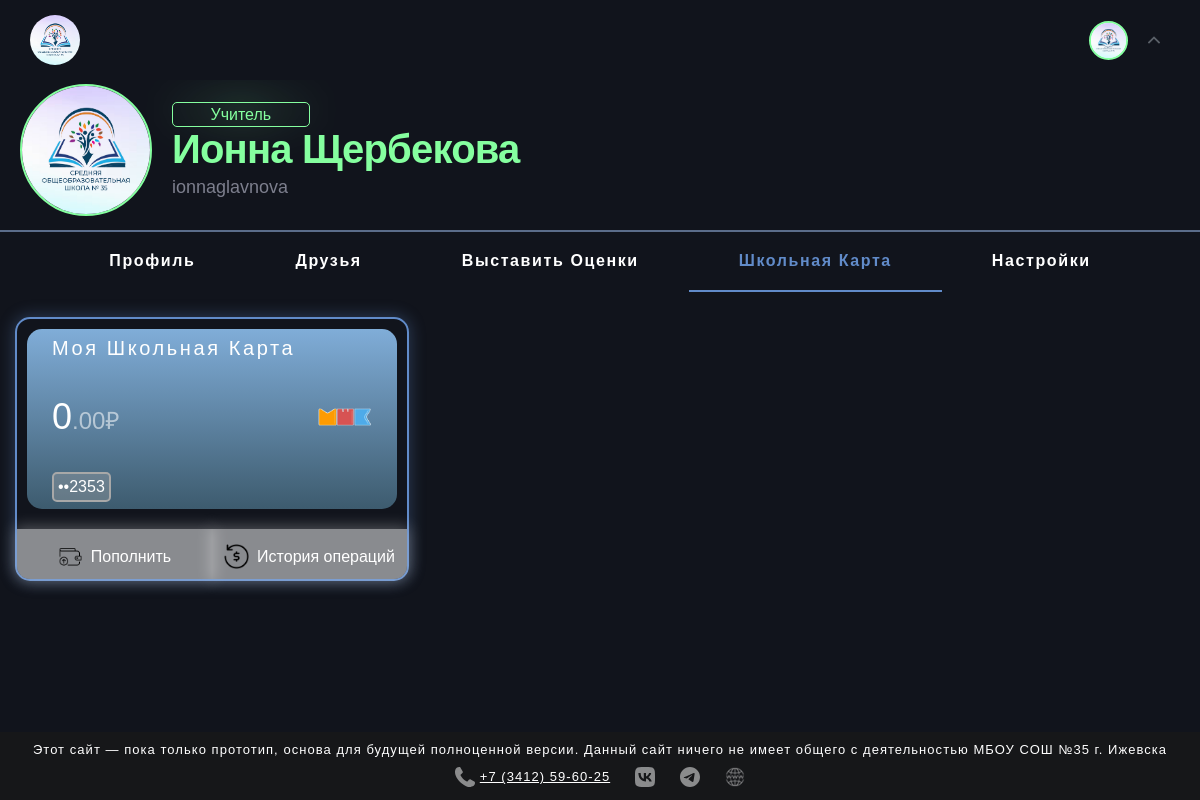
Screenshot of /profile/ionnaglavnova/school_card/ (signed in) with the database file from the repository.
### accounts/models.py (models this page shows, shortened)
class User(AbstractUser):
    ROLES = (
        ('student', 'Ученик'),
        ('teacher', 'Учитель'),
    )
    role = models.CharField(max_length=10, choices=ROLES, default='student')
    classroom = models.CharField(max_length=10, blank=True, null=True, verbose_name="Класс")
    username = models.CharField(max_length=20, unique=True, blank=False)
    email = models.EmailField(max_length=20, unique=True, blank=False)
    birth_date = models.DateField(null=True, blank=True)
    phone = models.CharField(max_length=15, blank=True)
    cover = models.ImageField(upload_to=rename_file, default="profile_image/default.png", blank=True)
    is_teacher = models.BooleanField(default=False)
    lesson_name = models.CharField(max_length=20, blank=True, null=True, default=None)

### accounts/views.py (the view)
# urls.py: path('<str:username>/school_card/', views.school_card, name='school_card'),
@login_required
def school_card(request, username):
    user = get_object_or_404(User, username=username)
    if user != request.user:
        return redirect(f'{user.username}/main')
    SchoolCard = apps.get_model('school_card', 'SchoolCard')
    card = SchoolCard.objects.filter(user=request.user).first()
    splited = str(card.balance).split('.')
    rubl = splited[0]
    copeyka = splited[1]
    number = card.card_number[4:8]
    return render(request, 'accounts/school_card.html', {'user': user,
                                                                            'cover': user.cover,
                                                                            'balance1': rubl,
                                                                            'balance2': copeyka,
                                                                            'number': number})

### accounts/templates/accounts/school_card.html (shortened to what this page needs)
{% load static %}
<!DOCTYPE html>
<html>
<head>
    <link rel="stylesheet" href="{% static 'css/style2.css' %}">
    <link rel="stylesheet" href="{% static 'css/profile.css' %}">
    <link rel="stylesheet" href="{% static 'css/card.css' %}">
    <link rel="stylesheet" href="{% static 'css/footer.css'%}">
</head>
<body>
    <header>
        <div class="logo">
            <a href="{% url 'blog_news' %}"><img src="{% static 'media/logo.png' %}" class="logo-image"></a>
        </div>
        {% if request.user.is_authenticated %}
        <div class="account">
            <nav id="profile">
                    <div class="header__block_profile">
                        {% if request.user.is_authenticated %}
                        <div class="header__profile">
                            <div class="header__sphere">
                                <img src="{{ request.user.cover.url }}" loading="lazy" id="{% if request.user.is_superuser %}header__superuser_user{% elif user.is_teacher %}header__teacher_user{% endif %}">
                            </div>
                                <img src="{% static 'media/arrow.svg' %}" loading="lazy" class="header__arrow">
                        </div>
                        {% else %}
                        <a href="{% url 'login' %}">Войти</a>
                        {% endif %}
                    </div>
            </nav>
        </div>
        {% endif %}
    </header>
    <main>
        <div class="user_profile">
            <img src="{{ cover.url }}" loading="lazy" class="avatar {% if user.is_superuser %}superuser_user_border{% elif user.is_teacher %} teacher_user_border{% endif %}">
            <div class="names">
                {% if user.is_superuser %}
                <div class="profile_badge">
                    <span style>STAFF</span>
                </div>
                {% elif user.is_teacher %}
                <div class="profile_badge teacher">
                    <span style>Учитель</span>
                </div>
                {% endif %}
                <span style="font-size: 40px; letter-spacing: -0.02em; font-weight:bold; margin-bottom: 5px;" class="{% if user.is_superuser %}superuser_user {% elif user.is_teacher %} teacher_user {% endif %}">{{ user.first_name }} {{ user.last_name }}</span>
                <span style="font-size: 18px; color: #c9cadd96;">{{ user.username }} {% if not user.is_teacher %} {{ user.classroom }} {% endif %}</span>
            </div>
        </div>
        <div class="razdel">
            <nav class="profile_info">
                <div class="profile route"><a href="{% url 'profile' user.username %}">Профиль</a></div>
                <div class="friends route"><a href="{% url 'friends' user.username %}">Друзья</a></div>
                {% if not user.is_teacher %}<div class="grades route"><a href="{% url 'grades' user.username %}">Оценки</a></div>
                {% else %} <div class="grades route"><a href="{% url 'add_grades' user.username %}">Выставить Оценки</a></div>  {% endif %}
                {% if user == request.user %}
                <div class="settings route active"><a href="{% url 'school_card' user.username %}"><span class="active2">Школьная Карта</span></a></div>
                {% endif %}
                {% if user == request.user %}
                <div class="settings route"><a href="{% url 'settings' user.username %}">Настройки</a></div>
                {% endif %}
            </nav>
        </div>
            <div class="cards">
                    <div class="card-image">
                        <div class="card-info">
                            <div class="card-text">Моя Школьная Карта</div>
                            <div class="card-balance"><span style="font-size: 36px;">{{ balance1 }}</span><span style="font-size: 24px; color: #ffffff8c;">.{{ balance2 }}₽</span></div>
                            <div class="card-number"> ••{{ number }} </div>
                        </div>
                        <div class="card-logo-div"><img src="{% static 'media/school_card/logo.png' %}" class="card-logo"></div>
                    </div>
                    <div class="card-buttons">
                        <div class="card-buttons-replenish"><img src="{% static 'media/school_card/replenish.png' %}" width="25">Пополнить</div>
                        <div class="card-buttons-history"><img src="{% static 'media/school_card/history.png' %}" width="25">История операций</div>
                    </div>
            </div>
    </main>
    <div class="wrapper">
        <footer>
            <div class="footer-elements">
                <div class="footer-info-text">Этот сайт — пока только прототип, основа для будущей полноценной версии. Данный сайт ничего не имеет общего с деятельностью МБОУ СОШ №35 г. Ижевска</div>
                <div class="footer-logos">
                    <div class="footer-logo-phone"><a href="tel:73412596025"><img src="{% static 'media/phone.svg' %}">+7 (3412) 59-60-25</a></div>
                    <div class="footer-logo-vk"><a href="https://vk.com/izhevskschool35"><img src="{% static 'media/vk.svg' %}"></a></div>
                    <div class="footer-logo-telegram"><a href="https://t.me/izhevskschool35"><img src="{% static 'media/telegram.svg' %}"></a></div>
                    <div class="footer-logo-web"><a href="shkola35izhevsk-r18.gosweb.gosuslugi.ru"><img src="{% static 'media/web.png' %}"></a></div>
                </div>
            </div>
        </footer>
    </div>
</body>
</html>

### accounts/static/css/style2.css (style rules this page uses)
body { background-color: #11141c; color: white; font-family: Arial, Helvetica, sans-serif; transition: all .3s ease; }
header { background: #11141c; position: fixed; display: flex; justify-content: space-between; top: 0; right: 0; left: 0; height: 50px; padding: 15px 30px; transition: all 0.2s ease; z-index: 10; }
main { display: block; height: 100%; overflow-x: hidden; overflow-y: auto; padding-top: 70px; transition: all 0.2s ease; }
a { color: #FFF; text-decoration: none; z-index: 1000; }
.logo { border-radius: 50%; display: flex; overflow: hidden; }
.logo-image { width: 50px; height: 50px; }
.avatar { width: 128px; height: 128px; border-radius: 50%; margin: 14px 20px; }
.razdel { border-top: 2px #5b6d8a solid; }
.user_profile { display: flex; position: relative; align-items: center; }
.names { display: flex; flex-direction: column; }
.profile_badge { display: flex; position: relative; align-items: center; height: 23px; width: 35%; padding: 0 7px; border: 1px #fda0a0 solid; color: #fda0a0; border-radius: 5px; justify-content: center; filter: drop-shadow(0 -5px 20px rgba(253, 160, 160, 1)); }
.teacher_user { color: #85ff9f; }
.teacher_user_border { border: 2px #85ff9f solid; }
.teacher { color: #85ff9f; border: 1px rgb(133, 255, 159) solid; filter: drop-shadow(0 -5px 20px rgba(133, 255, 159)); }
.profile_info { display: flex; justify-content: center; font-weight: 700; text-decoration: none; letter-spacing: 0.1em; }
.profile { width: auto; padding: 20px 50px; }
.grades { width: auto; padding: 20px 50px; }
.friends { width: auto; padding: 20px 50px; }
.settings { width: auto; padding: 20px 50px; }
.active { animation: 1s show ease; animation-fill-mode: forwards; }
.active2 { animation: 1s show2 ease; animation-fill-mode: forwards; color: rgba(97, 139, 201, 1) }

### static/css/profile.css (style rules this page uses)
#header__teacher_user { border: 2px #85ff9f solid; }
.header__profile { display: flex; align-items: center; cursor: pointer; }
.header__sphere img { align-items: center; background: #fff; border-radius: 50%; display: flex; justify-content: center; height: 35px; width: 35px; overflow: hidden; border: 1px #fff solid; margin: 10px; }
.header__arrow { color: white; padding: 10px; cursor: pointer; font-size: 16px; text-align: center; transition: transform 0.3s ease; transform: rotate(0deg); }
#profile { display: flex; align-items: center; }
.account { display: flex; position: relative; margin: 0; gap: 10px; }

### accounts/static/css/card.css (style rules this page uses)
.cards { display: flex; flex-direction: column; margin: 25px 15px; border: rgba(97, 139, 201, 1) 2px solid; border-radius: 15px; width: fit-content; animation: 0.8s show-settings; transition: .8s ease; box-shadow: 0 0 15px 2px rgba(97, 139, 201, 0.295); }
.card-balance { margin: 0 15px; }
.card-buttons { display: flex; justify-content: center; align-items: center; }
.card-buttons-replenish { display: flex; flex: 1; background-color: rgba(255, 255, 255, 0.507); padding: 15px 0 10px 0; border-bottom-left-radius: 13px; box-shadow: 0 0 15px 2px rgba(255, 255, 255, 0.295); gap: 8px; text-align: center; align-items: center; justify-content: center; }
.card-buttons-history { display: flex; flex: 1; background-color: rgba(255, 255, 255, 0.507); padding: 15px 0 10px 0; border-bottom-right-radius: 13px; box-shadow: 0 0 15px 2px rgba(255, 255, 255, 0.295); gap: 8px; text-align: center; align-items: center; justify-content: center; }
.card-logo { width: 70px; height: 70px; }
.card-logo-div { align-self: center; }
.card-number { border: 2px solid rgb(168, 168, 168); background-color: rgba(168, 168, 168, 0.349); border-radius: 5px; width: fit-content; margin: 7px 15px; padding: 4px 4px; height: fit-content; }
.card-image { display: flex; height: 180px; width: 350px; margin: 10px 10px 20px 10px; background: linear-gradient(180deg, rgb(128, 173, 216), rgb(61, 91, 110)); border-radius: 15px; overflow: hidden; padding: 0 10px 0 10px; }
.card-info { display: flex; flex-direction: column; justify-content: space-between; }
.card-text { padding: 8px 8px; letter-spacing: 0.13em; font-size: 20px; margin: 0 7px; }

### rows the page displays
User: user.cover (picture), first_name "Ионна", last_name "Щербекова", username "ionnaglavnova"

### other values shown
{{ balance1 }} "0"
{{ balance2 }} "00"
{{ number }} "2353"
